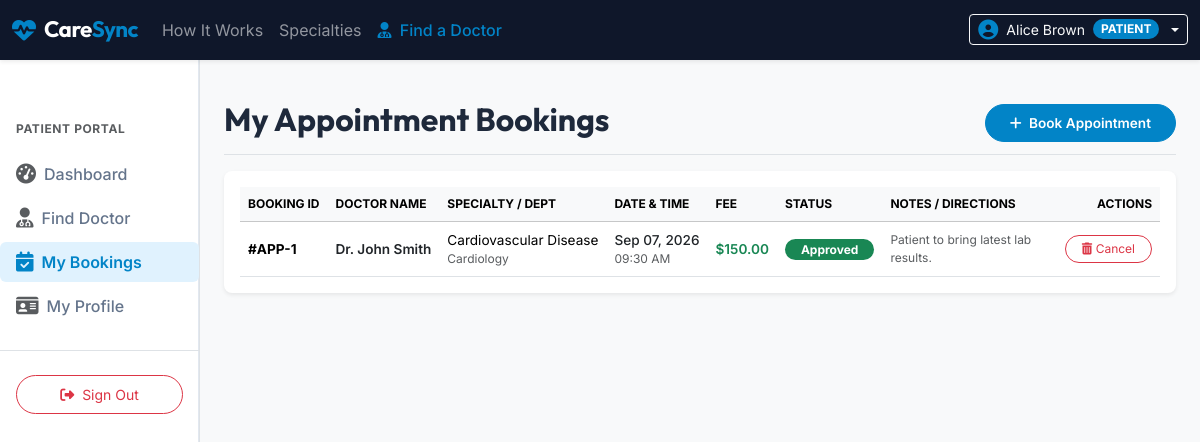
Screenshot of /patient/appointments.php (signed in) with the database file from the repository.
### tables this page shows
CREATE TABLE `appointments` (
  `id` INT AUTO_INCREMENT PRIMARY KEY,
  `patient_id` INT NOT NULL,
  `doctor_id` INT NOT NULL,
  `appointment_date` DATE NOT NULL,
  `appointment_time` TIME NOT NULL,
  `reason` VARCHAR(255) NOT NULL,
  `status` ENUM('Pending', 'Approved', 'Rejected', 'Completed', 'Cancelled') NOT NULL DEFAULT 'Pending',
  `notes` TEXT DEFAULT NULL,
  `created_at` TIMESTAMP DEFAULT CURRENT_TIMESTAMP,
  `updated_at` TIMESTAMP DEFAULT CURRENT_TIMESTAMP ON UPDATE CURRENT_TIMESTAMP,
  FOREIGN KEY (`patient_id`) REFERENCES `patients` (`id`) ON DELETE CASCADE,
  FOREIGN KEY (`doctor_id`) REFERENCES `doctors` (`id`) ON DELETE CASCADE,
  INDEX `idx_app_datetime` (`appointment_date`, `appointment_time`)
);

CREATE TABLE `users` (
  `id` INT AUTO_INCREMENT PRIMARY KEY,
  `name` VARCHAR(100) NOT NULL,
  `email` VARCHAR(100) NOT NULL UNIQUE,
  `password` VARCHAR(255) NOT NULL,
  `role` ENUM('admin', 'doctor', 'patient') NOT NULL,
  `status` ENUM('active', 'inactive') NOT NULL DEFAULT 'active',
  `created_at` TIMESTAMP DEFAULT CURRENT_TIMESTAMP
);

CREATE TABLE `doctors` (
  `id` INT AUTO_INCREMENT PRIMARY KEY,
  `user_id` INT NOT NULL,
  `department_id` INT NOT NULL,
  `specialization` VARCHAR(100) NOT NULL,
  `qualification` VARCHAR(255) NOT NULL,
  `experience` INT NOT NULL COMMENT 'Experience in years',
  `consultation_fee` DECIMAL(10, 2) NOT NULL,
  `phone` VARCHAR(20) NOT NULL,
  `bio` TEXT NOT NULL,
  `image` VARCHAR(255) DEFAULT NULL,
  `status` ENUM('active', 'inactive') NOT NULL DEFAULT 'active',
  `created_at` TIMESTAMP DEFAULT CURRENT_TIMESTAMP,
  FOREIGN KEY (`user_id`) REFERENCES `users` (`id`) ON DELETE CASCADE,
  FOREIGN KEY (`department_id`) REFERENCES `departments` (`id`) ON DELETE RESTRICT
);

CREATE TABLE `departments` (
  `id` INT AUTO_INCREMENT PRIMARY KEY,
  `name` VARCHAR(100) NOT NULL UNIQUE,
  `description` TEXT NOT NULL,
  `status` ENUM('active', 'inactive') NOT NULL DEFAULT 'active',
  `created_at` TIMESTAMP DEFAULT CURRENT_TIMESTAMP
);

### includes/functions.php (called while the page is built, shortened)
<?php
function sanitize($data) {
    return htmlspecialchars(trim($data), ENT_QUOTES, 'UTF-8');
}
function format_date($date) {
    return date('M d, Y', strtotime($date));
}
function format_time($time) {
    return date('h:i A', strtotime($time));
}
function get_badge_class($status) {
    switch (trim($status)) {
        case 'Approved':
            return 'bg-success';
    }
}
?>

### patient/appointments.php (the view, shortened to what this page needs)
<?php
require_once __DIR__ . '/../includes/header.php';
require_once __DIR__ . '/../config/database.php';
$patientId = $_SESSION['patient_id'];
$appointments = [];
try {
    $query = "
        SELECT a.*, u.name AS doctor_name, d.specialization, d.consultation_fee, dep.name AS department_name
        FROM appointments a
        JOIN doctors d ON a.doctor_id = d.id
        JOIN users u ON d.user_id = u.id
        JOIN departments dep ON d.department_id = dep.id
        WHERE a.patient_id = ?
        ORDER BY a.appointment_date DESC, a.appointment_time DESC
    ";
    $stmt = $pdo->prepare($query);
    $stmt->execute([$patientId]);
    $appointments = $stmt->fetchAll();
} catch (PDOException $e) {
    $error = "Failed to load booking history: " . $e->getMessage();
}
?>
<div class="d-flex justify-content-between flex-wrap flex-md-nowrap align-items-center pt-3 pb-2 mb-3 border-bottom">
    <h1 class="h2 font-outfit fw-bold text-dark-blue">My Appointment Bookings</h1>
    <div class="btn-toolbar mb-2 mb-md-0">
        <a href="doctors.php" class="btn btn-medical-blue text-white rounded-pill px-4 py-2 fs-8 fw-semibold shadow-xs">
            <i class="fa-solid fa-plus me-1"></i> Book Appointment
        </a>
    </div>
</div>
<div class="card border-0 shadow-sm rounded-3 bg-white p-3">
    <div class="card-body p-0">
        <div class="table-responsive">
            <table class="table align-middle table-hover mb-0 text-nowrap">
                <thead class="table-light fs-9 text-uppercase">
                    <tr>
                        <th>Booking ID</th>
                        <th>Doctor Name</th>
                        <th>Specialty / Dept</th>
                        <th>Date & Time</th>
                        <th>Fee</th>
                        <th>Status</th>
                        <th>Notes / Directions</th>
                        <th class="text-end">Actions</th>
                    </tr>
                </thead>
                <tbody class="fs-8">
                    <?php if (empty($appointments)): ?>
                        <tr>
                            <td colspan="8" class="text-center text-muted py-4">No appointment bookings recorded.</td>
                        </tr>
                    <?php else: ?>
                        <?php foreach ($appointments as $app): ?>
                            <tr>
                                <td class="fw-bold">#APP-<?php echo $app['id']; ?></td>
                                <td class="fw-semibold text-dark fs-7"><?php echo sanitize($app['doctor_name']); ?></td>
                                <td>
                                    <div><?php echo sanitize($app['specialization']); ?></div>
                                    <div class="text-muted fs-9"><?php echo sanitize($app['department_name']); ?></div>
                                </td>
                                <td>
                                    <div class="text-dark fw-medium"><?php echo format_date($app['appointment_date']); ?></div>
                                    <div class="text-muted fs-9"><?php echo format_time($app['appointment_time']); ?></div>
                                </td>
                                <td class="fw-semibold text-success">$<?php echo number_format($app['consultation_fee'], 2); ?></td>
                                <td>
                                    <span class="badge <?php echo get_badge_class($app['status']); ?> px-3 py-1.5 rounded-pill fs-9">
                                        <?php echo $app['status']; ?>
                                    </span>
                                </td>
                                <td>
                                    <div class="text-wrap fs-9 text-muted" style="max-width: 180px;">
                                        <?php echo !empty($app['notes']) ? sanitize($app['notes']) : 'No clinical notes.'; ?>
                                    </div>
                                </td>
                                <td class="text-end">
                                    <?php if ($app['status'] === 'Pending' || $app['status'] === 'Approved'): ?>
                                        <a href="appointments.php?action=cancel&id=<?php echo $app['id']; ?>"
                                           class="btn btn-sm btn-outline-danger rounded-pill px-3 fs-9"
                                           onclick="return confirm('Are you sure you want to cancel this appointment request?');">
                                            <i class="fa-solid fa-trash-can"></i> Cancel
                                        </a>
                                    <?php else: ?>
                                        <span class="text-muted fs-9">N/A</span>
                                    <?php endif; ?>
                                </td>
                            </tr>
                        <?php endforeach; ?>
                    <?php endif; ?>
                </tbody>
            </table>
        </div>
    </div>
</div>
<?php
require_once __DIR__ . '/../includes/footer.php';
?>

### assets/css/style.css (style rules this page uses)
:root { --dark-blue: #0f172a; --medical-blue: #0284c7; --medical-light: #e0f2fe; --body-bg: #f8fafc; --text-dark: #1e293b; --text-muted: #64748b; --border-color: #e2e8f0; }
body { font-family: 'Inter', sans-serif; color: var(--text-dark); background-color: var(--body-bg) !important; display: flex; flex-direction: column; min-height: 100vh; }
.font-outfit, h1, h2, h3, h4, h5, h6 { font-family: 'Outfit', sans-serif; }
.btn-medical-blue { background-color: var(--medical-blue); border-color: var(--medical-blue); color: #fff; }
.fs-8 { font-size: 0.85rem !important; }
.fs-9 { font-size: 0.75rem !important; }

### rows the page displays
appointments: id "1", users.name "Dr. John Smith", doctor.specialization "Cardiovascular Disease", departments.name "Cardiology", appointment_date "Sep 07, 2026", appointment_time "09:30 AM", doctor.consultation_fee "150.00", status "Approved", notes "Patient to bring latest lab results."

### other values shown
$_SESSION['name'] "Alice Brown"
$_SESSION['role'] "PATIENT"
